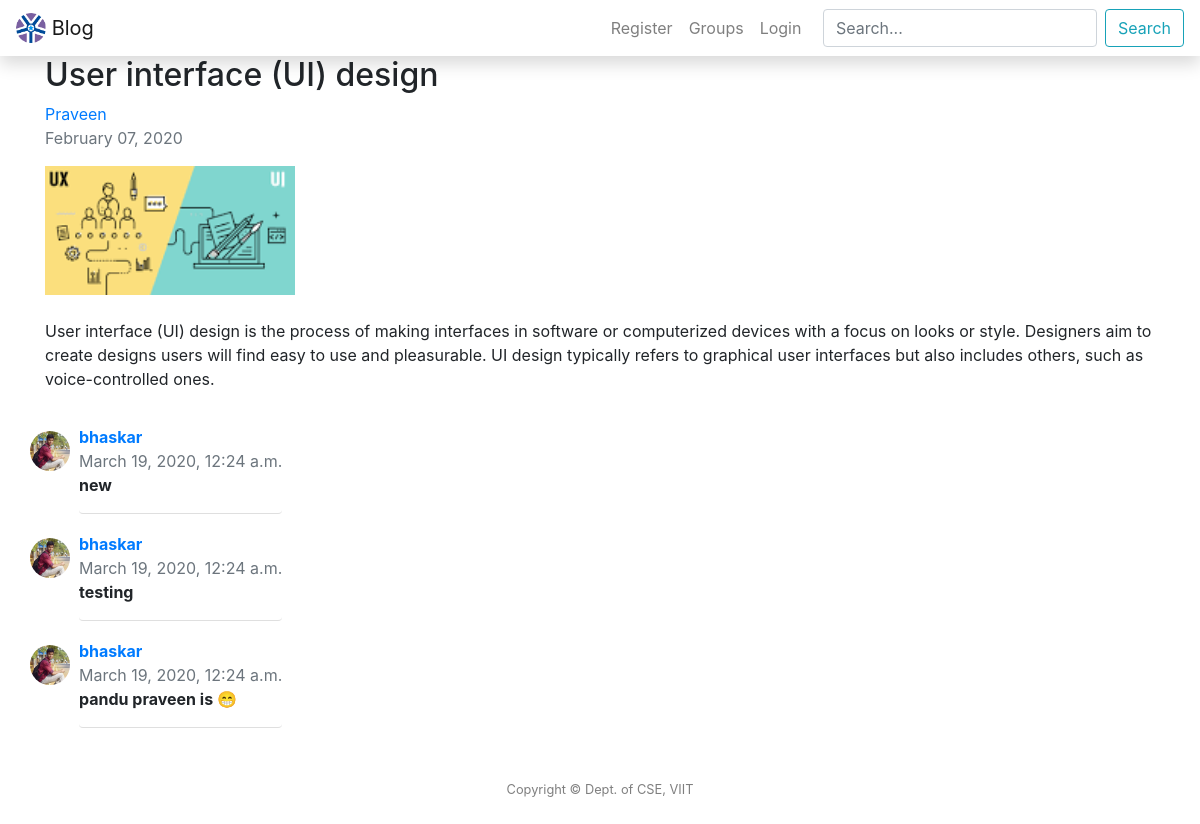
The app's page /post/31/ with its own data.
### post/models.py (models this page shows, shortened)
class Posts(models.Model):
	title = models.CharField(max_length = 100)
	context = models.TextField()
	date_posted = models.DateTimeField(default = timezone.now)
	user = models.ForeignKey(User, on_delete = models.CASCADE)
	groups = models.ForeignKey(Com, on_delete = models.CASCADE)
	image = models.ImageField(upload_to='post_images', blank=True)

class Comment(models.Model):
    post = models.ForeignKey(Posts, on_delete=models.CASCADE, related_name='comments')
    author = models.ForeignKey(User, on_delete = models.CASCADE)
    text = models.TextField()
    created_date = models.DateTimeField(default=timezone.now)

class UserProfile(models.Model):
    user = models.OneToOneField(User, on_delete = models.CASCADE)
    bio = models.CharField(max_length=100, default='',blank = True)
    website = models.URLField(default='',blank = True)
    phone = models.IntegerField(default=0,blank = True)
    image = ProcessedImageField(default="octocat.png", upload_to='profile_image',processors=[ResizeToFill(200,200)], blank=False,format='JPEG', options={'quality': 90})
    thumbnail = ImageSpecField(source='image', processors=[ResizeToFill(50, 50)],format='JPEG',options={'quality': 100})

### post/views.py (the view)
# urls.py: path('post/<int:pk>/', PostDetailView.as_view(), name='post-detail'),
class PostDetailView(DetailView):
	model = Posts

### templates/post/posts_detail.html (shortened to what this page needs)
{% extends "post/header.html" %} {% block title %}{{ object.title }}{% endblock %} {% block content %}
<article class="media content-section container">
    <div class="media-body">
        <div class="article-metadata">
            <h2 class="article-title">{{ object.title }}</h2>
            <a href="{% url 'user-posts' object.user %}">{{ object.user }}</a>
            <p class="text-muted">{{ object.date_posted|date:"F d, Y" }}</small>
        </div>
        {% if object.image %}
        <img src={{ object.image.url }} width="250px"> <br> {% endif %}
        <br>
        <p>{{ object.context}}</p>
    </div>
</article>
<div class="container">
     {% for comment in object.comments.all %}
    <br>
    <div class="row">
        <img src="{{ comment.author.userprofile.thumbnail.url }}" width="40" height="40" alt="Profile Image" style="border-radius: 50%;"> &nbsp;&nbsp;
        <div class="card border-left-0 border-right-0 border-top-0">
            <a class="card-subtitle font-weight-bold" href="{% url 'user-posts' comment.author %}">{{ comment.author }}</a>
            <div class="date text-muted">
                {{ comment.created_date }}
            </div>
            <strong>{{ comment.text|linebreaks }}</strong>
        </div>
    </div>
    {% empty %}
    <p>No comments here yet :(</p>
    {% endfor %}
</div>
{% endblock content %}

### records on screen
Posts: title "User interface (UI) design", user "Praveen", date_posted "February 07, 2020", image (picture), context "User interface (UI) design is the process of making interfaces in software or computerized devices with a focus on looks or style. Designers aim to create designs users will find easy to use and pleasurable. UI design typically refers to graphical user interfaces but also includes others, such as voice-controlled ones."
Comment: author.userprofile.thumbnail (placeholder picture), author "bhaskar", created_date "March 19, 2020, 12:24 a.m.", text "new"
Comment: author.userprofile.thumbnail (placeholder picture), author "bhaskar", created_date "March 19, 2020, 12:24 a.m.", text "testing"
Comment: author.userprofile.thumbnail (placeholder picture), author "bhaskar", created_date "March 19, 2020, 12:24 a.m.", text "pandu praveen is 😁"
